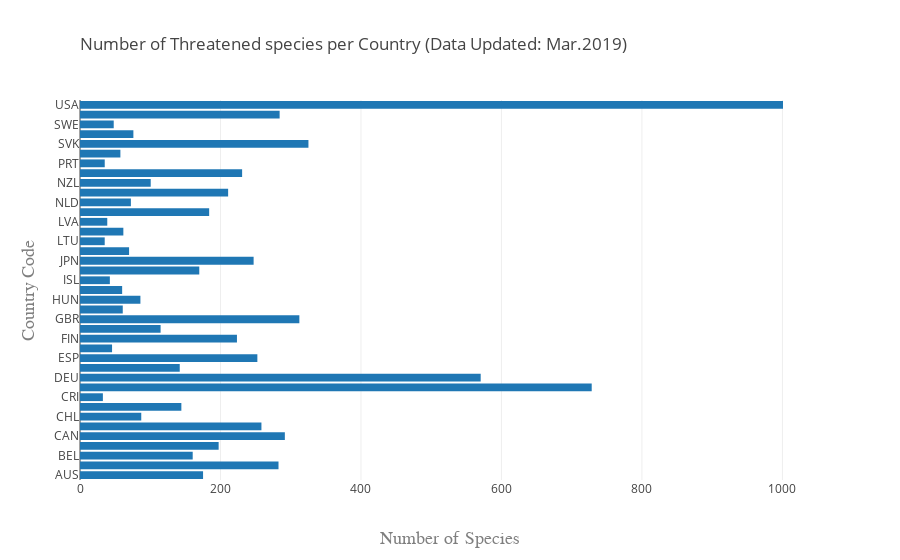

This figure's notebook cell:
### Code cell
data_spec = [go.Bar(
            x= x_axis_avg_end_species,
            y= y_axis_avg_end_species, 
            orientation= 'h')]

layout_spec = go.Layout(
    title=go.layout.Title(
        text="Number of Threatened species per Country (Data Updated: Mar.2019)",
        xref="paper",
        x=0
    ),
    xaxis=go.layout.XAxis(
        title=go.layout.xaxis.Title(
            text="Number of Species",
            font=dict(
                family="Arial, monospace",
                size=18,
                color="#7f7f7f"
            )
        )
    ),
    yaxis=go.layout.YAxis(
        title=go.layout.yaxis.Title(
            text="Country Code",
            font=dict(
                family="Arial, monospace",
                size=18,
                color="#7f7f7f"
            )
        )
    )
)


fig = go.Figure(data= data_spec, layout=layout_spec)
py.offline.iplot(fig)   

fig.write_image("../Images/Threatened_Species.png")

### Figure 1 — Plotly figure (JSON) as saved in the notebook; plotly's stock layout.template omitted (floating-point values rounded to 4 significant figures)
{"data": [{"orientation": "h", "type": "bar", "uid": "c926a1df-62e1-4c06-ad9e-5e13971f7771", "x": [175.2, 282.6, 160.4, 197.4, 291.6, 258.3, 87.22, 144.3, 32.57, 728.5, 570.5, 142, 252.5, 45.64, 223.4, 114.8, 312.3, 60.88, 86, 60, 42.5, 169.8, 247.2, 69.88, 35.18, 61.71, 38.82, 183.9, 72.45, 210.9, 100.7, 230.8, 35.2, 57.5, 325.2, 76, 48, 284.2, 1001.0], "y": ["AUS", "AUT", "BEL", "BRA", "CAN", "CHE", "CHL", "COL", "CRI", "CZE", "DEU", "DNK", "ESP", "EST", "FIN", "FRA", "GBR", "GRC", "HUN", "IRL", "ISL", "ITA", "JPN", "KOR", "LTU", "LUX", "LVA", "MEX", "NLD", "NOR", "NZL", "POL", "PRT", "RUS", "SVK", "SVN", "SWE", "TUR", "USA"]}], "layout": {"title": {"text": "Number of Threatened species per Country (Data Updated: Mar.2019)", "x": 0, "xref": "paper"}, "xaxis": {"title": {"font": {"color": "#7f7f7f", "family": "Arial, monospace", "size": 18}, "text": "Number of Species"}}, "yaxis": {"title": {"font": {"color": "#7f7f7f", "family": "Arial, monospace", "size": 18}, "text": "Country Code"}}}}
